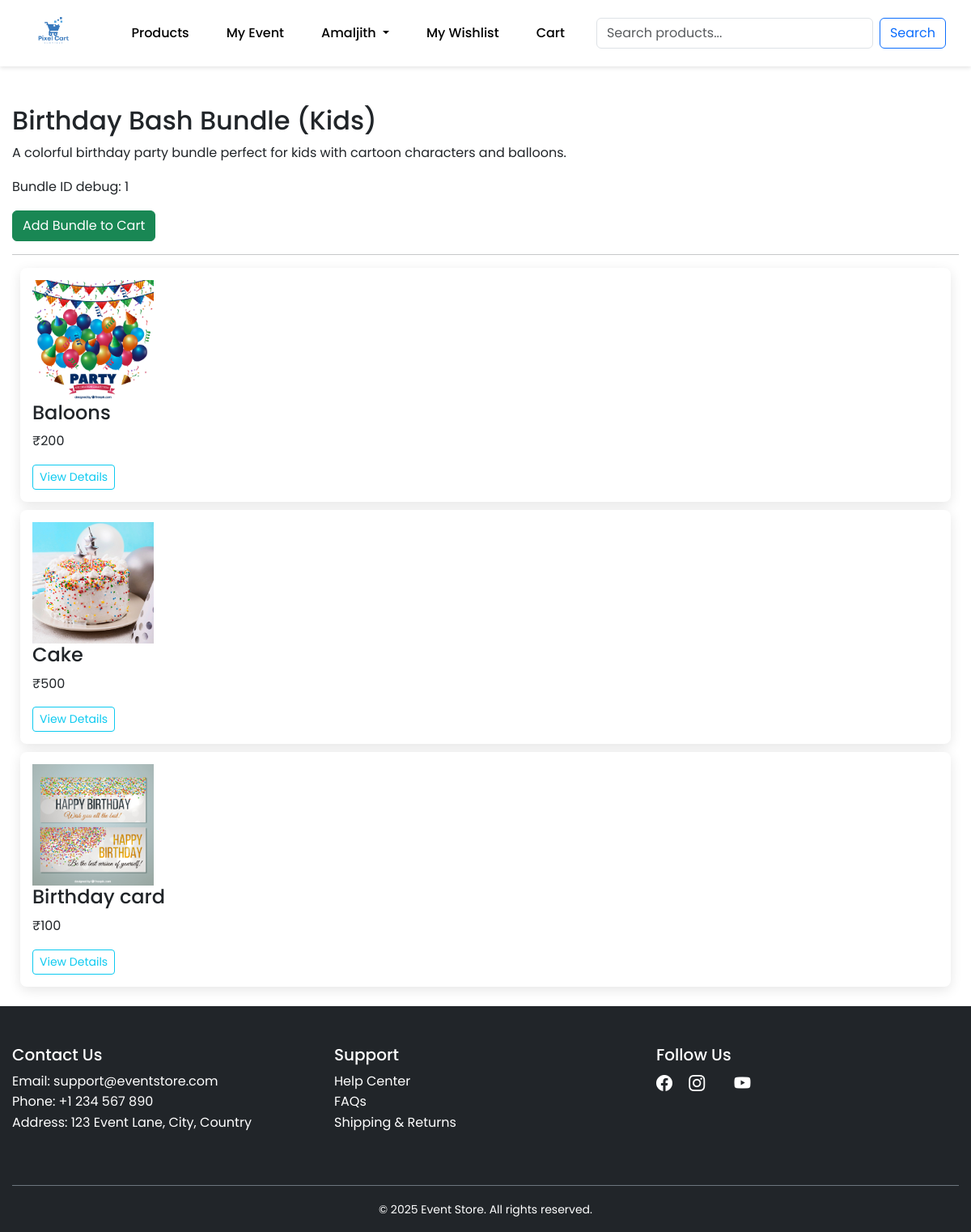
The page /bundle/1/ (signed in) on the database its author committed.
### user/models.py (models this page shows)
class User(AbstractUser):
    email = models.EmailField(unique=True)

### product/models.py (models this page shows, shortened)
class Bundle(models.Model):
    name = models.CharField(max_length=100)
    description = models.TextField()
    theme = models.CharField(max_length=100)  # For example: "Wedding", "Christmas"
    products = models.ManyToManyField(Product)
    image = models.ImageField(upload_to='bundle_images/')

class Product(models.Model):
    vendor = models.ForeignKey(User, on_delete=models.CASCADE, null=True, blank=True)
    name = models.CharField(max_length=100)
    price = models.IntegerField()
    discounted_price = models.DecimalField(max_digits=10, decimal_places=2, default=0.0)
    description = models.TextField()
    category = models.ForeignKey(Category, on_delete=models.CASCADE)
    image = models.ImageField(upload_to='products/')
    stock = models.IntegerField()
    created_at = models.DateTimeField(auto_now_add=True)
    updated_at = models.DateTimeField(auto_now=True)
    is_trending = models.BooleanField(default=False)
    rating = models.FloatField(default=0.0)
    review_count = models.IntegerField(default=0)

### user/views.py (the view)
# urls.py: path('bundle/<int:bundle_id>/', bundle_view, name='bundle_view'),
def bundle_view(request, bundle_id):
    bundle = Bundle.objects.get(id=bundle_id)
    products = bundle.products.all()
    return render(request, 'bundle.html', {'bundle': bundle, 'products': products})

### eventmanagement/context_processors.py (called while the page is built)
def user_event(request):
    if request.user.is_authenticated:
        event = Event.objects.filter(user=request.user).order_by('-event_date').first()
        return {'current_event': event}
    return {}

### templates/bundle.html (shortened to what this page needs)
{% extends 'base.html'%}
{% load static %}
{% block main-content %}
<h2>{{ bundle.name }}</h2>
<p>{{ bundle.description }}</p>
{% if bundle and bundle.id %}
<p>Bundle ID debug: {{ bundle.id }}</p>
<form method="post" action="{% url 'add_bundle_to_cart' bundle.id %}">
    <button type="submit" class="btn btn-success">Add Bundle to Cart</button>
</form>
{% else %}
<p class="text-danger">Bundle information is unavailable.</p>
{% endif %}
<hr>
<div class="product-list">
    {% for product in products %}
        <div class="product-card">
            {% if product.image %}
                <img src="{{ product.image.url }}" alt="{{ product.name }}" width="150">
            {% endif %}
            <h4>{{ product.name }}</h4>
            <p>₹{{ product.price }}</p>
            <a href="{% url 'product_detail' product.id %}" class="btn btn-sm btn-outline-info">View Details</a>
        </div>
    {% endfor %}
</div>
{% endblock main-content %}

### templates/base.html (shortened to what this page needs)
<!DOCTYPE html>
{% load static %}
<html lang="en">
<head>
    <link href="https://cdn.jsdelivr.net/npm/bootstrap@5.3.3/dist/css/bootstrap.min.css"
          rel="stylesheet"
>
          <link href="https://cdn.jsdelivr.net/npm/bootstrap-icons@1.10.5/font/bootstrap-icons.css" rel="stylesheet">
          <link rel="stylesheet" href="https://cdnjs.cloudflare.com/ajax/libs/font-awesome/6.4.0/css/all.min.css">
    <link href="{% static 'css/index.css' %}" rel="stylesheet">
</head>
<body>
    <nav class="navbar navbar-expand-lg navbar-dark sticky-top p-3 " id="navbar">
        <div class="container">
            <a class="navbar-brand" href="{% url 'home' %}">
                <img src="{% static 'images/j.png' %}" alt="Event Store Logo" height="40">
            </a>
            <div class="collapse navbar-collapse" id="navbarNav">
                <ul class="navbar-nav ms-auto me-3">
                    <li class="nav-item">
                        <a class="nav-link" href="{% url 'product_list'%}">Products</a>
                    </li>
                    <li class="nav-item">
                        {% if current_event %}
                            <a class="nav-link" href="{% url 'event_dashboard' current_event.id %}">My Event</a>
                        {% else %}
                            {% if user.is_authenticated %}
                                <a class="nav-link" href="{% url 'create_event' %}">Create Event</a>
                            {% endif %}
                        {% endif %}
                    </li>
                    <li class="nav-item">
                        {% if user.is_authenticated %}
                        <li class="nav-item dropdown">
                            <a class="nav-link dropdown-toggle" href="#" id="navbarDropdown" role="button" data-bs-toggle="dropdown">
                                {{ user.username }}
                            </a>
                        </li>
                    {% else %}
                        <li class="nav-item">
                            <a class="nav-link" href="{% url 'login' %}">Login/Signup</a>
                        </li>
                    {% endif %}
                    </li>
                    {% if user.is_authenticated %}
                        <li class="nav-item">
                            <a class="nav-link" href="{% url 'wishlist_view' %}">My Wishlist</a>
                        </li>
                    {% endif %}
                    <li class="nav-item">
                        {% if user.is_authenticated %}
                                <a class="nav-link" href="{% url 'cart_view' %}">Cart</a>
                        {% endif %}
                    </li>
                </ul>
                <form class="d-flex" method="get" action="{% url 'product_list' %}">
                    <input class="form-control me-2" type="search" name="q" value="{{ request.GET.q }}" placeholder="Search products...">
                    <button class="btn btn-outline-primary bg-Transparent" type="submit">Search</button>
                </form>
            </div>
        </div>
    </nav>
    <div class="content-wrapper">
        <div class="container mt-5">
            {% block main-content %}{% endblock main-content %}
        </div>
    </div>
    <footer class="bg-dark text-white pt-5 pb-3">
        <div class="container">
          <div class="row">
            <div class="col-md-4 mb-4">
              <h5>Contact Us</h5>
              <ul class="list-unstyled">
                <li>Email: support@eventstore.com</li>
                <li>Phone: +1 234 567 890</li>
                <li>Address: 123 Event Lane, City, Country</li>
              </ul>
            </div>
            <div class="col-md-4 mb-4">
              <h5>Support</h5>
              <ul class="list-unstyled">
                <li><a href="#" class="text-white text-decoration-none">Help Center</a></li>
                <li><a href="#" class="text-white text-decoration-none">FAQs</a></li>
                <li><a href="#" class="text-white text-decoration-none">Shipping & Returns</a></li>
              </ul>
            </div>
            <div class="col-md-4 mb-4">
              <h5>Follow Us</h5>
              <a href="#" class="text-white me-3 fs-5"><i class="bi bi-facebook"></i></a>
              <a href="#" class="text-white me-3 fs-5"><i class="bi bi-instagram"></i></a>
              <a href="#" class="text-white fs-5"><i class="bi bi-youtube"></i></a>
            </div>
          </div>
          <div class="text-center pt-3 border-top border-secondary mt-4">
            <small>&copy; 2025 Event Store. All rights reserved.</small>
          </div>
        </div>
      </footer>
</body>
</html>

### static/css/index.css (style rules this page uses)
body { font-family: 'Poppins', sans-serif; background-color: white; line-height: 1.6; }
.container { max-width: 1200px; margin: 0 auto; padding: 0 15px; }
.navbar { background-color:white; padding: 15px 20px; box-shadow: 0 2px 5px rgba(0, 0, 0, 0.1); }
.navbar a { color: black; text-decoration: none; margin: 0 15px; font-weight: 500; transition: color 0.3s ease; }
.product-card { transition: all 0.3s ease; }
.product-card { background: #fff; border-radius: 12px; box-shadow: 0 4px 12px rgba(0, 0, 0, 0.1); text-decoration: none; padding: 15px; transition: all 0.3s ease; overflow: hidden; }
.product-card { border-radius: 8px; overflow: hidden; box-shadow: 0 4px 15px rgba(0, 0, 0, 0.1); margin: 10px; transition: transform 0.3s, box-shadow 0.3s; }

### rows shown on the page
User: username "Amaljith"
Bundle: name "Birthday Bash Bundle (Kids)", description "A colorful birthday party bundle perfect for kids with cartoon characters and balloons.", id "1"
Product: image (picture), name "Baloons", price "200"
Product: image (picture), name "Cake", price "500"
Product: image (picture), name "Birthday card", price "100"
